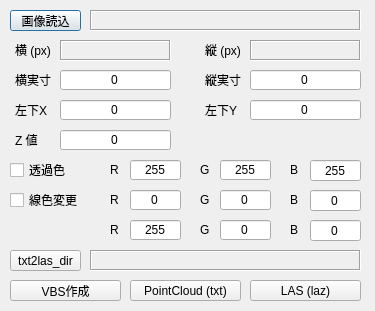
<?xml version="1.0" encoding="UTF-8"?>
<ui version="4.0">
 <class>self</class>
 <widget class="QDialog" name="self">
  <property name="enabled">
   <bool>true</bool>
  </property>
  <property name="geometry">
   <rect>
    <x>0</x>
    <y>0</y>
    <width>375</width>
    <height>311</height>
   </rect>
  </property>
  <property name="minimumSize">
   <size>
    <width>200</width>
    <height>40</height>
   </size>
  </property>
  <property name="maximumSize">
   <size>
    <width>400</width>
    <height>400</height>
   </size>
  </property>
  <property name="windowTitle">
   <string>Raster2PointCloud Ver.2022.03.11</string>
  </property>
  <widget class="QPushButton" name="gazo">
   <property name="enabled">
    <bool>true</bool>
   </property>
   <property name="geometry">
    <rect>
     <x>10</x>
     <y>10</y>
     <width>71</width>
     <height>21</height>
    </rect>
   </property>
   <property name="font">
    <font>
     <pointsize>9</pointsize>
    </font>
   </property>
   <property name="whatsThis">
    <string/>
   </property>
   <property name="text">
    <string>画像読込</string>
   </property>
   <property name="checkable">
    <bool>false</bool>
   </property>
   <property name="autoExclusive">
    <bool>false</bool>
   </property>
   <property name="autoDefault">
    <bool>true</bool>
   </property>
   <property name="default">
    <bool>false</bool>
   </property>
  </widget>
  <widget class="QPushButton" name="vbs">
   <property name="enabled">
    <bool>true</bool>
   </property>
   <property name="geometry">
    <rect>
     <x>10</x>
     <y>280</y>
     <width>111</width>
     <height>21</height>
    </rect>
   </property>
   <property name="toolTip">
    <string>起動用バッチファイルと、VBScriptを作成します。</string>
   </property>
   <property name="whatsThis">
    <string/>
   </property>
   <property name="text">
    <string>VBS作成</string>
   </property>
   <property name="autoExclusive">
    <bool>false</bool>
   </property>
   <property name="autoDefault">
    <bool>true</bool>
   </property>
   <property name="default">
    <bool>false</bool>
   </property>
  </widget>
  <widget class="QLabel" name="label_x">
   <property name="geometry">
    <rect>
     <x>60</x>
     <y>40</y>
     <width>111</width>
     <height>21</height>
    </rect>
   </property>
   <property name="toolTip">
    <string>横のピクセル数</string>
   </property>
   <property name="frameShape">
    <enum>QFrame::Box</enum>
   </property>
   <property name="frameShadow">
    <enum>QFrame::Sunken</enum>
   </property>
   <property name="text">
    <string/>
   </property>
   <property name="alignment">
    <set>Qt::AlignCenter</set>
   </property>
  </widget>
  <widget class="QLabel" name="label_y">
   <property name="geometry">
    <rect>
     <x>250</x>
     <y>40</y>
     <width>111</width>
     <height>21</height>
    </rect>
   </property>
   <property name="toolTip">
    <string>縦のピクセル数</string>
   </property>
   <property name="frameShape">
    <enum>QFrame::Box</enum>
   </property>
   <property name="frameShadow">
    <enum>QFrame::Sunken</enum>
   </property>
   <property name="text">
    <string/>
   </property>
   <property name="alignment">
    <set>Qt::AlignCenter</set>
   </property>
  </widget>
  <widget class="QLabel" name="label">
   <property name="geometry">
    <rect>
     <x>15</x>
     <y>40</y>
     <width>41</width>
     <height>20</height>
    </rect>
   </property>
   <property name="text">
    <string>横 (px)</string>
   </property>
  </widget>
  <widget class="QLabel" name="label_2">
   <property name="geometry">
    <rect>
     <x>205</x>
     <y>40</y>
     <width>41</width>
     <height>20</height>
    </rect>
   </property>
   <property name="text">
    <string>縦 (px)</string>
   </property>
  </widget>
  <widget class="QLabel" name="label_3">
   <property name="geometry">
    <rect>
     <x>15</x>
     <y>70</y>
     <width>41</width>
     <height>20</height>
    </rect>
   </property>
   <property name="text">
    <string>横実寸</string>
   </property>
  </widget>
  <widget class="QLabel" name="label_4">
   <property name="geometry">
    <rect>
     <x>205</x>
     <y>70</y>
     <width>41</width>
     <height>20</height>
    </rect>
   </property>
   <property name="text">
    <string>縦実寸</string>
   </property>
  </widget>
  <widget class="QLineEdit" name="lineEdit_x">
   <property name="geometry">
    <rect>
     <x>60</x>
     <y>70</y>
     <width>111</width>
     <height>20</height>
    </rect>
   </property>
   <property name="toolTip">
    <string>横の実寸（m）</string>
   </property>
   <property name="text">
    <string>0</string>
   </property>
   <property name="alignment">
    <set>Qt::AlignCenter</set>
   </property>
  </widget>
  <widget class="QLineEdit" name="lineEdit_y">
   <property name="geometry">
    <rect>
     <x>250</x>
     <y>70</y>
     <width>111</width>
     <height>20</height>
    </rect>
   </property>
   <property name="toolTip">
    <string>縦の実寸（m）</string>
   </property>
   <property name="text">
    <string>0</string>
   </property>
   <property name="alignment">
    <set>Qt::AlignCenter</set>
   </property>
  </widget>
  <widget class="QLabel" name="label_file">
   <property name="geometry">
    <rect>
     <x>90</x>
     <y>10</y>
     <width>271</width>
     <height>21</height>
    </rect>
   </property>
   <property name="toolTip">
    <string/>
   </property>
   <property name="frameShape">
    <enum>QFrame::Box</enum>
   </property>
   <property name="frameShadow">
    <enum>QFrame::Sunken</enum>
   </property>
   <property name="text">
    <string/>
   </property>
  </widget>
  <widget class="QPushButton" name="conv">
   <property name="enabled">
    <bool>true</bool>
   </property>
   <property name="geometry">
    <rect>
     <x>130</x>
     <y>280</y>
     <width>111</width>
     <height>21</height>
    </rect>
   </property>
   <property name="font">
    <font>
     <pointsize>9</pointsize>
    </font>
   </property>
   <property name="whatsThis">
    <string/>
   </property>
   <property name="text">
    <string>PointCloud (txt)</string>
   </property>
   <property name="checkable">
    <bool>false</bool>
   </property>
   <property name="autoExclusive">
    <bool>false</bool>
   </property>
   <property name="autoDefault">
    <bool>true</bool>
   </property>
   <property name="default">
    <bool>false</bool>
   </property>
  </widget>
  <widget class="QLabel" name="label_5">
   <property name="geometry">
    <rect>
     <x>15</x>
     <y>130</y>
     <width>41</width>
     <height>20</height>
    </rect>
   </property>
   <property name="text">
    <string>Z 値</string>
   </property>
  </widget>
  <widget class="QLineEdit" name="lineEdit_z">
   <property name="geometry">
    <rect>
     <x>60</x>
     <y>130</y>
     <width>111</width>
     <height>20</height>
    </rect>
   </property>
   <property name="toolTip">
    <string>z値（m）</string>
   </property>
   <property name="inputMask">
    <string/>
   </property>
   <property name="text">
    <string>0</string>
   </property>
   <property name="alignment">
    <set>Qt::AlignCenter</set>
   </property>
  </widget>
  <widget class="QLabel" name="label_6">
   <property name="geometry">
    <rect>
     <x>15</x>
     <y>100</y>
     <width>41</width>
     <height>20</height>
    </rect>
   </property>
   <property name="text">
    <string>左下X</string>
   </property>
  </widget>
  <widget class="QLabel" name="label_7">
   <property name="geometry">
    <rect>
     <x>205</x>
     <y>100</y>
     <width>41</width>
     <height>20</height>
    </rect>
   </property>
   <property name="text">
    <string>左下Y</string>
   </property>
  </widget>
  <widget class="QLineEdit" name="lineEdit_dy">
   <property name="geometry">
    <rect>
     <x>250</x>
     <y>100</y>
     <width>111</width>
     <height>20</height>
    </rect>
   </property>
   <property name="toolTip">
    <string>縦の実寸（m）</string>
   </property>
   <property name="text">
    <string>0</string>
   </property>
   <property name="alignment">
    <set>Qt::AlignCenter</set>
   </property>
  </widget>
  <widget class="QLineEdit" name="lineEdit_dx">
   <property name="geometry">
    <rect>
     <x>60</x>
     <y>100</y>
     <width>111</width>
     <height>20</height>
    </rect>
   </property>
   <property name="toolTip">
    <string>横の実寸（m）</string>
   </property>
   <property name="text">
    <string>0</string>
   </property>
   <property name="alignment">
    <set>Qt::AlignCenter</set>
   </property>
  </widget>
  <widget class="QCheckBox" name="checkBox1">
   <property name="geometry">
    <rect>
     <x>10</x>
     <y>162</y>
     <width>91</width>
     <height>16</height>
    </rect>
   </property>
   <property name="text">
    <string>透過色</string>
   </property>
  </widget>
  <widget class="QLabel" name="label_8">
   <property name="geometry">
    <rect>
     <x>110</x>
     <y>160</y>
     <width>16</width>
     <height>20</height>
    </rect>
   </property>
   <property name="text">
    <string>R</string>
   </property>
  </widget>
  <widget class="QLineEdit" name="lineEdit_rh">
   <property name="geometry">
    <rect>
     <x>130</x>
     <y>160</y>
     <width>51</width>
     <height>20</height>
    </rect>
   </property>
   <property name="cursor">
    <cursorShape>IBeamCursor</cursorShape>
   </property>
   <property name="toolTip">
    <string>0～255の整数</string>
   </property>
   <property name="inputMask">
    <string/>
   </property>
   <property name="text">
    <string>255</string>
   </property>
   <property name="alignment">
    <set>Qt::AlignCenter</set>
   </property>
  </widget>
  <widget class="QLabel" name="label_9">
   <property name="geometry">
    <rect>
     <x>200</x>
     <y>160</y>
     <width>16</width>
     <height>20</height>
    </rect>
   </property>
   <property name="text">
    <string>G</string>
   </property>
  </widget>
  <widget class="QLineEdit" name="lineEdit_gh">
   <property name="geometry">
    <rect>
     <x>220</x>
     <y>160</y>
     <width>51</width>
     <height>20</height>
    </rect>
   </property>
   <property name="toolTip">
    <string>0～255の整数</string>
   </property>
   <property name="inputMask">
    <string/>
   </property>
   <property name="text">
    <string>255</string>
   </property>
   <property name="alignment">
    <set>Qt::AlignCenter</set>
   </property>
  </widget>
  <widget class="QLabel" name="label_10">
   <property name="geometry">
    <rect>
     <x>290</x>
     <y>160</y>
     <width>16</width>
     <height>20</height>
    </rect>
   </property>
   <property name="text">
    <string>B</string>
   </property>
  </widget>
  <widget class="QLineEdit" name="lineEdit_bh">
   <property name="geometry">
    <rect>
     <x>310</x>
     <y>160</y>
     <width>51</width>
     <height>21</height>
    </rect>
   </property>
   <property name="toolTip">
    <string>0～255の整数</string>
   </property>
   <property name="inputMask">
    <string/>
   </property>
   <property name="text">
    <string>255</string>
   </property>
   <property name="alignment">
    <set>Qt::AlignCenter</set>
   </property>
  </widget>
  <widget class="QLabel" name="label_11">
   <property name="geometry">
    <rect>
     <x>290</x>
     <y>190</y>
     <width>16</width>
     <height>20</height>
    </rect>
   </property>
   <property name="text">
    <string>B</string>
   </property>
  </widget>
  <widget class="QLabel" name="label_12">
   <property name="geometry">
    <rect>
     <x>200</x>
     <y>190</y>
     <width>16</width>
     <height>20</height>
    </rect>
   </property>
   <property name="text">
    <string>G</string>
   </property>
  </widget>
  <widget class="QLineEdit" name="lineEdit_gb">
   <property name="geometry">
    <rect>
     <x>220</x>
     <y>190</y>
     <width>51</width>
     <height>20</height>
    </rect>
   </property>
   <property name="toolTip">
    <string>0～255の整数</string>
   </property>
   <property name="inputMask">
    <string/>
   </property>
   <property name="text">
    <string>0</string>
   </property>
   <property name="alignment">
    <set>Qt::AlignCenter</set>
   </property>
  </widget>
  <widget class="QLineEdit" name="lineEdit_bb">
   <property name="geometry">
    <rect>
     <x>310</x>
     <y>190</y>
     <width>51</width>
     <height>21</height>
    </rect>
   </property>
   <property name="toolTip">
    <string>0～255の整数</string>
   </property>
   <property name="inputMask">
    <string/>
   </property>
   <property name="text">
    <string>0</string>
   </property>
   <property name="alignment">
    <set>Qt::AlignCenter</set>
   </property>
  </widget>
  <widget class="QCheckBox" name="checkBox2">
   <property name="geometry">
    <rect>
     <x>10</x>
     <y>192</y>
     <width>91</width>
     <height>16</height>
    </rect>
   </property>
   <property name="text">
    <string>線色変更</string>
   </property>
  </widget>
  <widget class="QLabel" name="label_13">
   <property name="geometry">
    <rect>
     <x>110</x>
     <y>190</y>
     <width>16</width>
     <height>20</height>
    </rect>
   </property>
   <property name="text">
    <string>R</string>
   </property>
  </widget>
  <widget class="QLineEdit" name="lineEdit_rb">
   <property name="geometry">
    <rect>
     <x>130</x>
     <y>190</y>
     <width>51</width>
     <height>20</height>
    </rect>
   </property>
   <property name="toolTip">
    <string>0～255の整数</string>
   </property>
   <property name="inputMask">
    <string/>
   </property>
   <property name="text">
    <string>0</string>
   </property>
   <property name="alignment">
    <set>Qt::AlignCenter</set>
   </property>
  </widget>
  <widget class="QLineEdit" name="lineEdit_ba">
   <property name="geometry">
    <rect>
     <x>310</x>
     <y>220</y>
     <width>51</width>
     <height>21</height>
    </rect>
   </property>
   <property name="toolTip">
    <string>0～255の整数</string>
   </property>
   <property name="inputMask">
    <string/>
   </property>
   <property name="text">
    <string>0</string>
   </property>
   <property name="alignment">
    <set>Qt::AlignCenter</set>
   </property>
  </widget>
  <widget class="QLineEdit" name="lineEdit_ga">
   <property name="geometry">
    <rect>
     <x>220</x>
     <y>220</y>
     <width>51</width>
     <height>20</height>
    </rect>
   </property>
   <property name="toolTip">
    <string>0～255の整数</string>
   </property>
   <property name="inputMask">
    <string/>
   </property>
   <property name="text">
    <string>0</string>
   </property>
   <property name="alignment">
    <set>Qt::AlignCenter</set>
   </property>
  </widget>
  <widget class="QLabel" name="label_14">
   <property name="geometry">
    <rect>
     <x>200</x>
     <y>220</y>
     <width>16</width>
     <height>20</height>
    </rect>
   </property>
   <property name="text">
    <string>G</string>
   </property>
  </widget>
  <widget class="QLineEdit" name="lineEdit_ra">
   <property name="geometry">
    <rect>
     <x>130</x>
     <y>220</y>
     <width>51</width>
     <height>20</height>
    </rect>
   </property>
   <property name="toolTip">
    <string>0～255の整数</string>
   </property>
   <property name="inputMask">
    <string/>
   </property>
   <property name="text">
    <string>255</string>
   </property>
   <property name="alignment">
    <set>Qt::AlignCenter</set>
   </property>
  </widget>
  <widget class="QLabel" name="label_15">
   <property name="geometry">
    <rect>
     <x>290</x>
     <y>220</y>
     <width>16</width>
     <height>20</height>
    </rect>
   </property>
   <property name="text">
    <string>B</string>
   </property>
  </widget>
  <widget class="QLabel" name="label_16">
   <property name="geometry">
    <rect>
     <x>110</x>
     <y>220</y>
     <width>16</width>
     <height>20</height>
    </rect>
   </property>
   <property name="text">
    <string>R</string>
   </property>
  </widget>
  <widget class="QPushButton" name="conv2">
   <property name="enabled">
    <bool>true</bool>
   </property>
   <property name="geometry">
    <rect>
     <x>250</x>
     <y>280</y>
     <width>111</width>
     <height>21</height>
    </rect>
   </property>
   <property name="font">
    <font>
     <pointsize>9</pointsize>
    </font>
   </property>
   <property name="whatsThis">
    <string/>
   </property>
   <property name="text">
    <string>LAS (laz)</string>
   </property>
   <property name="checkable">
    <bool>false</bool>
   </property>
   <property name="autoExclusive">
    <bool>false</bool>
   </property>
   <property name="autoDefault">
    <bool>true</bool>
   </property>
   <property name="default">
    <bool>false</bool>
   </property>
  </widget>
  <widget class="QPushButton" name="las_dir">
   <property name="enabled">
    <bool>true</bool>
   </property>
   <property name="geometry">
    <rect>
     <x>10</x>
     <y>250</y>
     <width>71</width>
     <height>21</height>
    </rect>
   </property>
   <property name="font">
    <font>
     <pointsize>9</pointsize>
    </font>
   </property>
   <property name="whatsThis">
    <string/>
   </property>
   <property name="text">
    <string>txt2las_dir</string>
   </property>
   <property name="checkable">
    <bool>false</bool>
   </property>
   <property name="autoExclusive">
    <bool>false</bool>
   </property>
   <property name="autoDefault">
    <bool>true</bool>
   </property>
   <property name="default">
    <bool>false</bool>
   </property>
  </widget>
  <widget class="QLabel" name="label_txt2las">
   <property name="geometry">
    <rect>
     <x>90</x>
     <y>250</y>
     <width>271</width>
     <height>21</height>
    </rect>
   </property>
   <property name="toolTip">
    <string/>
   </property>
   <property name="frameShape">
    <enum>QFrame::Box</enum>
   </property>
   <property name="frameShadow">
    <enum>QFrame::Sunken</enum>
   </property>
   <property name="text">
    <string/>
   </property>
  </widget>
 </widget>
 <tabstops>
  <tabstop>gazo</tabstop>
  <tabstop>lineEdit_x</tabstop>
  <tabstop>lineEdit_y</tabstop>
  <tabstop>lineEdit_dx</tabstop>
  <tabstop>lineEdit_dy</tabstop>
  <tabstop>lineEdit_z</tabstop>
  <tabstop>checkBox1</tabstop>
  <tabstop>lineEdit_rh</tabstop>
  <tabstop>lineEdit_gh</tabstop>
  <tabstop>lineEdit_bh</tabstop>
  <tabstop>checkBox2</tabstop>
  <tabstop>lineEdit_rb</tabstop>
  <tabstop>lineEdit_gb</tabstop>
  <tabstop>lineEdit_bb</tabstop>
  <tabstop>lineEdit_ra</tabstop>
  <tabstop>lineEdit_ga</tabstop>
  <tabstop>lineEdit_ba</tabstop>
  <tabstop>conv</tabstop>
  <tabstop>conv2</tabstop>
  <tabstop>las_dir</tabstop>
  <tabstop>vbs</tabstop>
 </tabstops>
 <resources/>
 <connections>
  <connection>
   <sender>lineEdit_x</sender>
   <signal>returnPressed()</signal>
   <receiver>lineEdit_y</receiver>
   <slot>setFocus()</slot>
   <hints>
    <hint type="sourcelabel">
     <x>85</x>
     <y>79</y>
    </hint>
    <hint type="destinationlabel">
     <x>235</x>
     <y>79</y>
    </hint>
   </hints>
  </connection>
  <connection>
   <sender>lineEdit_y</sender>
   <signal>returnPressed()</signal>
   <receiver>lineEdit_dx</receiver>
   <slot>setFocus()</slot>
   <hints>
    <hint type="sourcelabel">
     <x>235</x>
     <y>79</y>
    </hint>
    <hint type="destinationlabel">
     <x>115</x>
     <y>109</y>
    </hint>
   </hints>
  </connection>
  <connection>
   <sender>lineEdit_bb</sender>
   <signal>returnPressed()</signal>
   <receiver>lineEdit_ra</receiver>
   <slot>setFocus()</slot>
   <hints>
    <hint type="sourcelabel">
     <x>335</x>
     <y>200</y>
    </hint>
    <hint type="destinationlabel">
     <x>155</x>
     <y>229</y>
    </hint>
   </hints>
  </connection>
  <connection>
   <sender>lineEdit_dx</sender>
   <signal>returnPressed()</signal>
   <receiver>lineEdit_dy</receiver>
   <slot>setFocus()</slot>
   <hints>
    <hint type="sourcelabel">
     <x>115</x>
     <y>109</y>
    </hint>
    <hint type="destinationlabel">
     <x>305</x>
     <y>109</y>
    </hint>
   </hints>
  </connection>
  <connection>
   <sender>lineEdit_dy</sender>
   <signal>returnPressed()</signal>
   <receiver>lineEdit_z</receiver>
   <slot>setFocus()</slot>
   <hints>
    <hint type="sourcelabel">
     <x>305</x>
     <y>109</y>
    </hint>
    <hint type="destinationlabel">
     <x>115</x>
     <y>139</y>
    </hint>
   </hints>
  </connection>
  <connection>
   <sender>lineEdit_rh</sender>
   <signal>returnPressed()</signal>
   <receiver>lineEdit_gh</receiver>
   <slot>setFocus()</slot>
   <hints>
    <hint type="sourcelabel">
     <x>155</x>
     <y>169</y>
    </hint>
    <hint type="destinationlabel">
     <x>245</x>
     <y>169</y>
    </hint>
   </hints>
  </connection>
  <connection>
   <sender>lineEdit_gh</sender>
   <signal>returnPressed()</signal>
   <receiver>lineEdit_bh</receiver>
   <slot>setFocus()</slot>
   <hints>
    <hint type="sourcelabel">
     <x>245</x>
     <y>169</y>
    </hint>
    <hint type="destinationlabel">
     <x>335</x>
     <y>170</y>
    </hint>
   </hints>
  </connection>
  <connection>
   <sender>lineEdit_rb</sender>
   <signal>returnPressed()</signal>
   <receiver>lineEdit_gb</receiver>
   <slot>setFocus()</slot>
   <hints>
    <hint type="sourcelabel">
     <x>155</x>
     <y>199</y>
    </hint>
    <hint type="destinationlabel">
     <x>245</x>
     <y>199</y>
    </hint>
   </hints>
  </connection>
  <connection>
   <sender>lineEdit_gb</sender>
   <signal>returnPressed()</signal>
   <receiver>lineEdit_bb</receiver>
   <slot>setFocus()</slot>
   <hints>
    <hint type="sourcelabel">
     <x>245</x>
     <y>199</y>
    </hint>
    <hint type="destinationlabel">
     <x>335</x>
     <y>200</y>
    </hint>
   </hints>
  </connection>
  <connection>
   <sender>lineEdit_ra</sender>
   <signal>returnPressed()</signal>
   <receiver>lineEdit_ga</receiver>
   <slot>setFocus()</slot>
   <hints>
    <hint type="sourcelabel">
     <x>155</x>
     <y>229</y>
    </hint>
    <hint type="destinationlabel">
     <x>245</x>
     <y>229</y>
    </hint>
   </hints>
  </connection>
  <connection>
   <sender>lineEdit_ga</sender>
   <signal>returnPressed()</signal>
   <receiver>lineEdit_ba</receiver>
   <slot>setFocus()</slot>
   <hints>
    <hint type="sourcelabel">
     <x>245</x>
     <y>229</y>
    </hint>
    <hint type="destinationlabel">
     <x>335</x>
     <y>230</y>
    </hint>
   </hints>
  </connection>
  <connection>
   <sender>lineEdit_ba</sender>
   <signal>returnPressed()</signal>
   <receiver>conv</receiver>
   <slot>setFocus()</slot>
   <hints>
    <hint type="sourcelabel">
     <x>335</x>
     <y>230</y>
    </hint>
    <hint type="destinationlabel">
     <x>275</x>
     <y>260</y>
    </hint>
   </hints>
  </connection>
  <connection>
   <sender>lineEdit_bh</sender>
   <signal>returnPressed()</signal>
   <receiver>lineEdit_rb</receiver>
   <slot>setFocus()</slot>
   <hints>
    <hint type="sourcelabel">
     <x>335</x>
     <y>170</y>
    </hint>
    <hint type="destinationlabel">
     <x>155</x>
     <y>199</y>
    </hint>
   </hints>
  </connection>
  <connection>
   <sender>lineEdit_z</sender>
   <signal>returnPressed()</signal>
   <receiver>lineEdit_rh</receiver>
   <slot>setFocus()</slot>
   <hints>
    <hint type="sourcelabel">
     <x>115</x>
     <y>139</y>
    </hint>
    <hint type="destinationlabel">
     <x>155</x>
     <y>169</y>
    </hint>
   </hints>
  </connection>
 </connections>
</ui>
